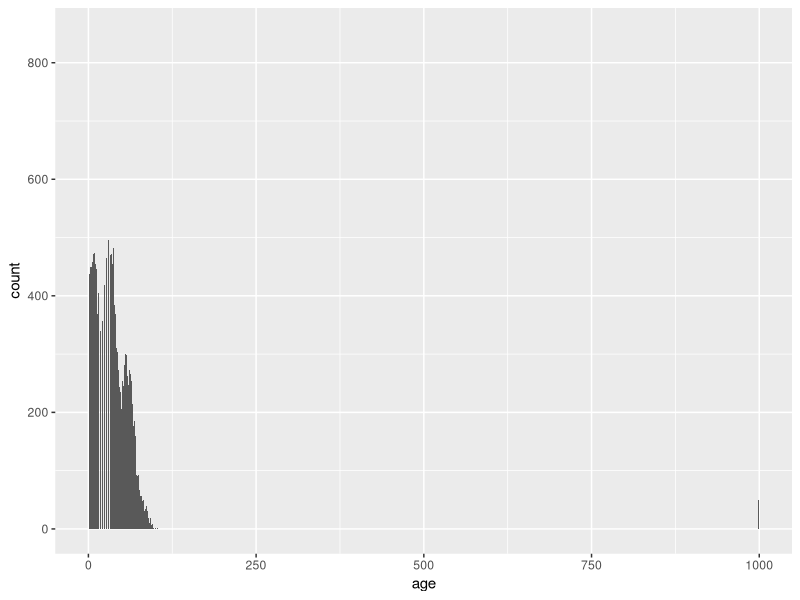
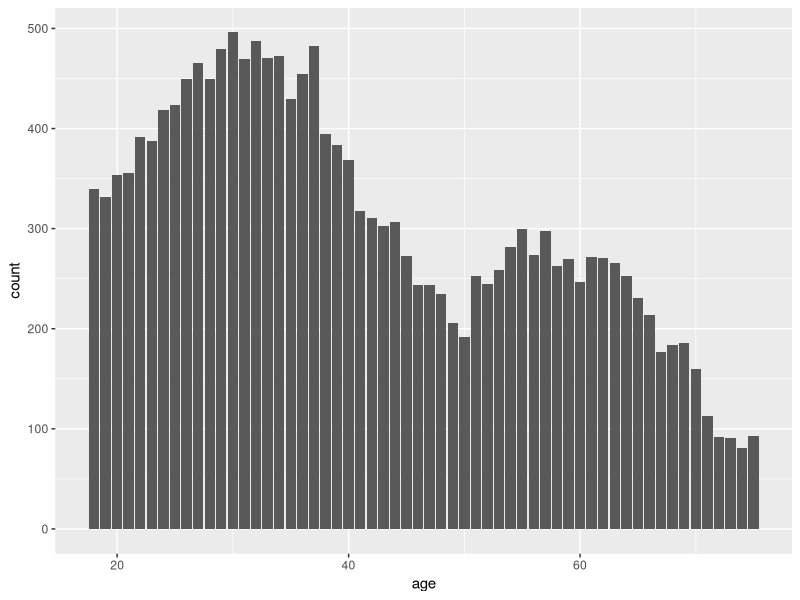
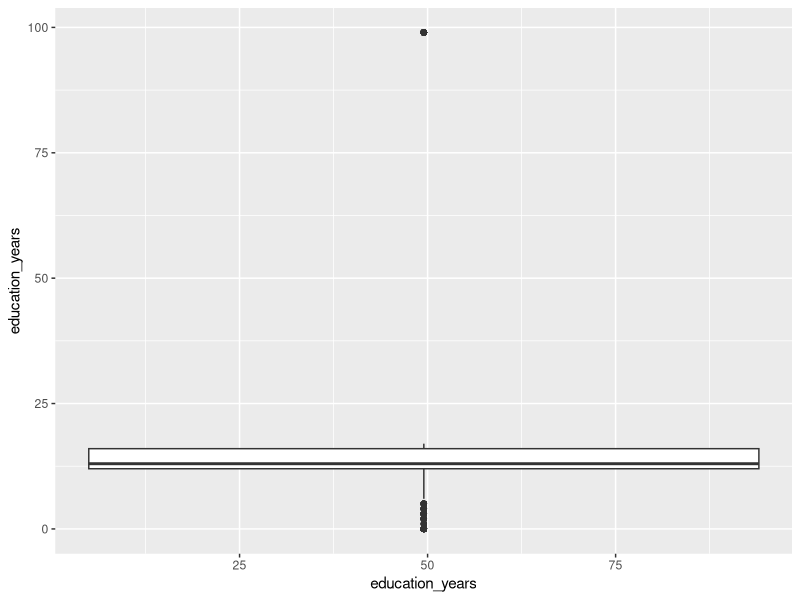
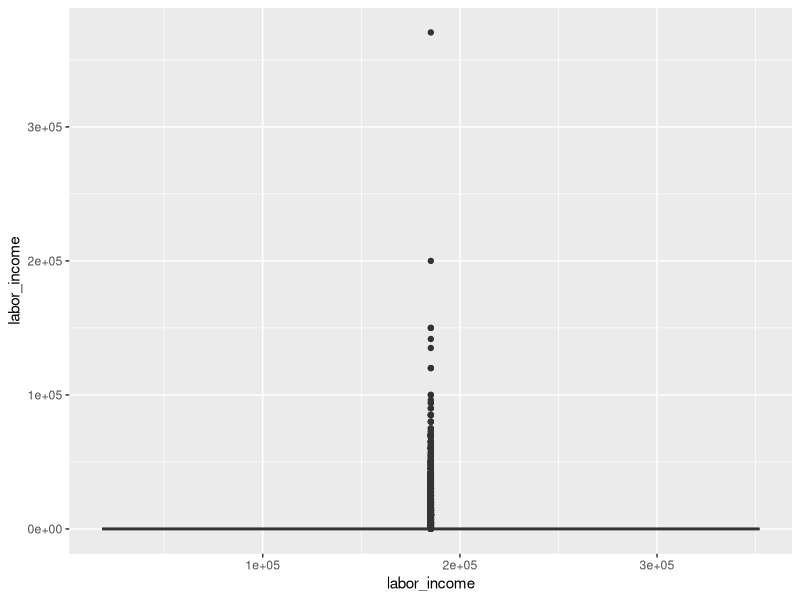
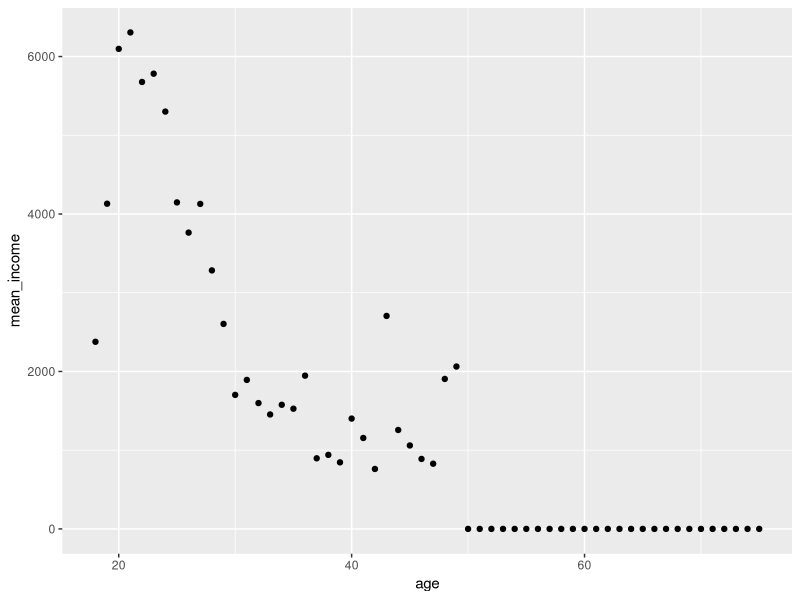
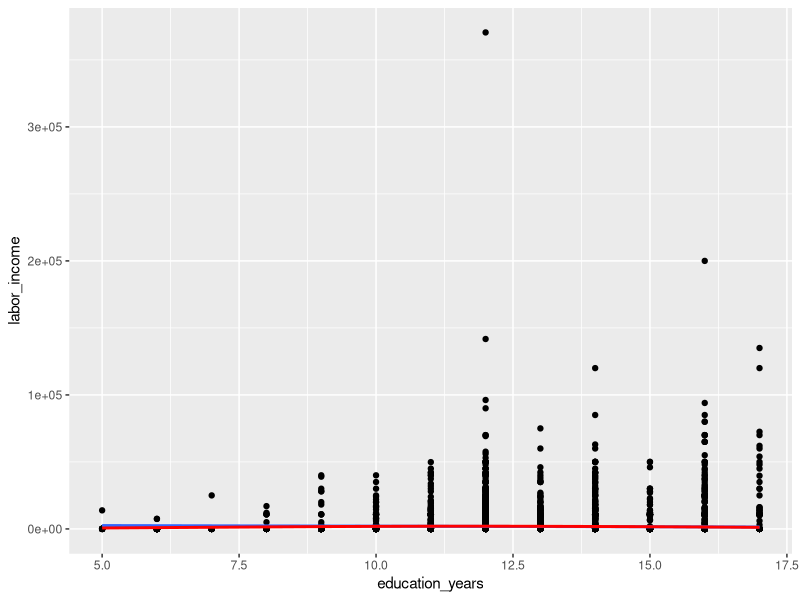
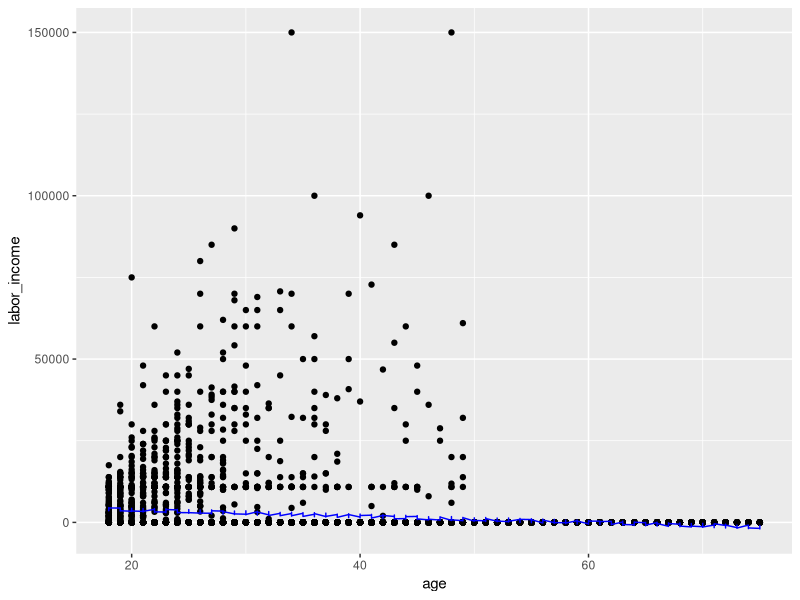

These figures' R source, in order:
## ---- chunk 1
# load packages and data
library(ggplot2)
library(dplyr)
library(modelr)
psid <- read.csv("psid_2017.csv")

## ---- chunk 2
# view data structure
str(psid)

# plot age
age_plot <- ggplot(psid, aes(x = age)) + geom_bar()
age_plot


# filter to reasonable age group
psid_clean <- psid %>%
  filter(age >= 18, age <= 75)

# plot flitered age
age_clean_plot <- ggplot(psid_clean, aes(x = age)) + geom_bar()
age_clean_plot

# plot education
education_years_plot <- ggplot(psid_clean, aes(x = education_years, y = education_years)) + geom_boxplot()
education_years_plot

# filter to reasonable education levels
psid_clean <- psid_clean %>%
  filter(education_years >= 5, education_years <= 25)

# plot income
income_plot <- ggplot(psid_clean, aes(x = labor_income, y = labor_income)) + geom_boxplot()
income_plot

# view income summary statistics
summary(psid_clean$labor_income)

# plot mean income by age
mean_income_plot <- psid_clean %>%
  group_by(age) %>%
  summarise(mean_income = mean(labor_income)) %>%
  ggplot(aes(x = age, y = mean_income)) + geom_point()
mean_income_plot

# subset data points into train and test sets
set.seed(123)
sample <- sample(c(TRUE, FALSE), nrow(psid_clean), replace = T, prob = c(0.6,0.4))

# define train and test
train <- psid_clean[sample,]
test <- psid_clean[!sample,]

# build model
model <- lm(labor_income ~ education_years, data = train)
summary(model)

# plot against LOESS model
loess <- ggplot(train, aes(education_years, labor_income)) +
  geom_point() + 
  geom_smooth(method = "lm") +
  geom_smooth(se = FALSE, color = "red")
loess

# compute r-squared
r_sq <- summary(model)$r.squared * 100

# uncomment to write out r-squared interpretation
sprintf("Based on a simple linear regression model, we have determined that %s percent of the variation in respondent income can be predicted by a respondent's education level.", r_sq)

# build second model
model_2 <- lm(labor_income ~ education_years + age + gender, data = train)
r_sq_2 <- summary(model_2)$r.squared * 100

# uncomment to write out r-squared interpretation
sprintf("Based on a simple linear regression model, we have determined that %s percent of the variation in respondent income can be predicted by a respondent's education level, age and gender.", r_sq_2)

# plot predictions versus observed
test %>%
  add_predictions(model_2) %>%
  ggplot(aes(x = age, y = labor_income)) +
  geom_point() +
  geom_line(aes(y = pred), color = "blue")

# write out model results
summary(model_2)
# extract education coefficent
education_coefficient <- model_2$coefficients[2]

# uncomment to write out coefficent interpretation
sprintf("Based on a multiple linear regression model of education, age, and gender, for every additional year of formal education, the average American resident's income increases by $%s.", education_coefficient)
